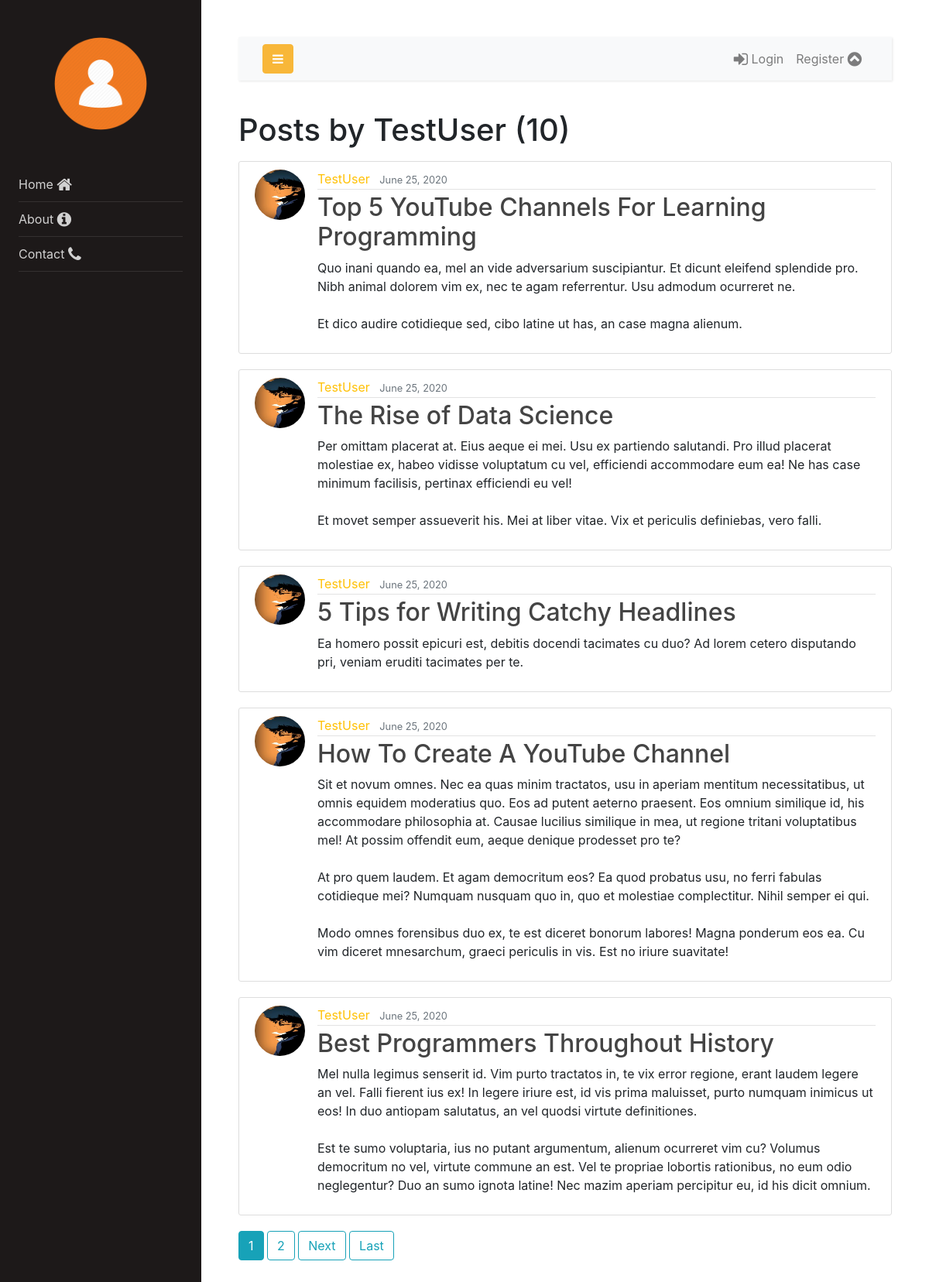
Page /user/TestUser/ on the committed database.
### tweet/models.py (models this page shows, shortened)
class Post(models.Model):
    title = models.CharField(max_length=100)
    content = models.TextField()
    date_posted = models.DateTimeField(default=timezone.now)
    author = models.ForeignKey(User, on_delete=models.CASCADE)
    likes = models.ManyToManyField(User, related_name='likes')

### users/models.py (models this page shows, shortened)
class Profile(models.Model):
    user = models.OneToOneField(User, on_delete=models.CASCADE)
    image = models.ImageField(default='default.jpg', upload_to='profile_pics')

### tweet/views.py (the view)
# urls.py: path('user/<str:username>/', UserPostListView.as_view(), name='user-tweets'),
class UserPostListView(ListView):
    model = Post
    template_name = 'tweet/user_posts.html'
    context_object_name = 'posts'
    ordering = ['-date_posted']
    paginate_by = 5
    def get_context_data(self, **kwargs):
        context = super().get_context_data(**kwargs)
        context["my_tweets"] = "active"
        return context
    def get_queryset(self):
        user = get_object_or_404(User, username=self.kwargs.get('username'))
        return Post.objects.filter(author=user).order_by('-date_posted')

### tweet/templates/tweet/user_posts.html (shortened to what this page needs)
{% extends "tweet/base.html" %}
{% block content %}
    <h1 class="mb-3">Posts by {{view.kwargs.username}} ({{page_obj.paginator.count}})</h1>
    {% for post in posts %}
        <article class="media content-section">
            <img class="rounded-circle article-img" src="{{ post.author.profile.image.url }}"></img>
          <div class="media-body">
            <div class="article-metadata">
              <a  class="mr-2 link-color" href="{% url 'user-tweets' post.author.username %}">{{ post.author }}</a>
              <small class="text-muted">{{ post.date_posted |date:"F d, Y" }}</small>
            </div>
            <h2><a class="article-title" href="{% url 'tweet-detail' post.id %}">{{ post.title }}</a></h2>
            <p class="article-content">{{ post.content }}</p>
          </div>
        </article>
    {% endfor %}
    {% if is_paginated %}
        {% for num in page_obj.paginator.page_range %}
            {% if page_obj.number == num %}
                <a class="btn btn-info mb-4" href="?page={{num}}">{{num}}</a>
            {% elif num > page_obj.number|add:'-3' and num < page_obj.number|add:'3' %}
                <a class="btn btn-outline-info mb-4" href="?page={{num}}">{{num}}</a>
            {% endif %}
        {% endfor %}
        {% if page_obj.has_next %}
        <a class="btn btn-outline-info mb-4" href="?page={{ page_obj.next_page_number }}">Next</a>
        <a class="btn btn-outline-info mb-4" href="?page={{ page_obj.paginator.num_pages }}">Last</a>
        {% endif %}
    {% endif %}
{% endblock content %}

### tweet/static/tweet/main.css (style rules this page uses)
body { background: #fafafa; color: #333333; margin-top: 5rem; }
h1, h2, h3, h4, h5, h6 { color: #444444; }
.content-section { background: #ffffff; padding: 10px 20px; border: 1px solid #dddddd; border-radius: 3px; margin-bottom: 20px; }
.article-title { color: #444444; }
.link-color { color: #ffc107; }
.article-content { white-space: pre-line; }
.article-img { height: 65px; width: 65px; margin-right: 16px; }
.article-metadata { padding-bottom: 1px; margin-bottom: 4px; border-bottom: 1px solid #e3e3e3 }

### rows in the picture
Post: author.profile.image (placeholder picture), author "TestUser", date_posted "June 25, 2020", title "Top 5 YouTube Channels For Learning Programming", content "Quo inani quando ea, mel an vide adversarium suscipiantur. Et dicunt eleifend splendide pro. Nibh animal dolorem vim ex, nec te agam referrentur. Usu admodum ocurreret ne. Et dico audire cotidieque sed, cibo latine ut has, an case magna alienum."
Post: author.profile.image (placeholder picture), author "TestUser", date_posted "June 25, 2020", title "The Rise of Data Science", content "Per omittam placerat at. Eius aeque ei mei. Usu ex partiendo salutandi. Pro illud placerat molestiae ex, habeo vidisse voluptatum cu vel, efficiendi accommodare eum ea! Ne has case minimum facilisis, pertinax efficiendi eu vel! Et movet semper assueverit his. Mei at liber vitae. Vix et periculis definiebas, vero falli."
Post: author.profile.image (placeholder picture), author "TestUser", date_posted "June 25, 2020", title "5 Tips for Writing Catchy Headlines", content "Ea homero possit epicuri est, debitis docendi tacimates cu duo? Ad lorem cetero disputando pri, veniam eruditi tacimates per te."
Post: author.profile.image (placeholder picture), author "TestUser", date_posted "June 25, 2020", title "How To Create A YouTube Channel", content "Sit et novum omnes. Nec ea quas minim tractatos, usu in aperiam mentitum necessitatibus, ut omnis equidem moderatius quo. Eos ad putent aeterno praesent. Eos omnium similique id, his accommodare philosophia at. Causae lucilius similique in mea, ut regione tritani voluptatibus mel! At possim offendit eum, aeque denique prodesset pro te? At pro quem laudem. Et agam democritum eos? Ea quod probatus usu, no ferri fabulas cotidieque mei? Numquam nusquam quo in, quo et molestiae complectitur. Nihil semper ei qui. Modo omnes forensibus duo ex, te est diceret bonorum labores! Magna ponderum eos ea. Cu vim diceret mnesarchum, graeci periculis in vis. Est no iriure suavitate!"
Post: author.profile.image (placeholder picture), author "TestUser", date_posted "June 25, 2020", title "Best Programmers Throughout History", content "Mel nulla legimus senserit id. Vim purto tractatos in, te vix error regione, erant laudem legere an vel. Falli fierent ius ex! In legere iriure est, id vis prima maluisset, purto numquam inimicus ut eos! In duo antiopam salutatus, an vel quodsi virtute definitiones. Est te sumo voluptaria, ius no putant argumentum, alienum ocurreret vim cu? Volumus democritum no vel, virtute commune an est. Vel te propriae lobortis rationibus, no eum odio neglegentur? Duo an sumo ignota latine! Nec mazim aperiam percipitur eu, id his dicit omnium."

### other values in the picture
{{ view.kwargs.username }} "TestUser"
{{ page_obj.paginator.count }} "10"
{{ num }} "1"
{{ num }} "2"
